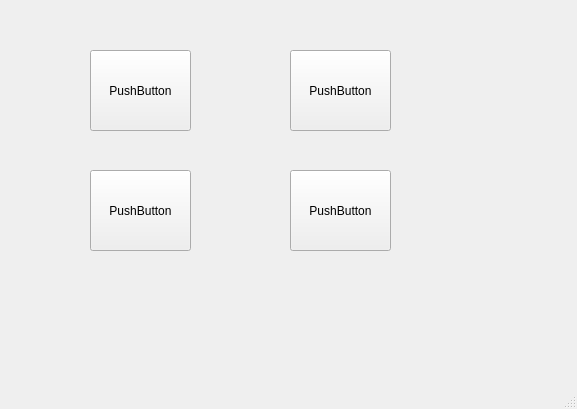
<?xml version="1.0" encoding="UTF-8"?>
<ui version="4.0">
 <class>MainWindow</class>
 <widget class="QMainWindow" name="MainWindow">
  <property name="geometry">
   <rect>
    <x>0</x>
    <y>0</y>
    <width>577</width>
    <height>409</height>
   </rect>
  </property>
  <property name="windowTitle">
   <string>MainWindow</string>
  </property>
  <widget class="QWidget" name="centralwidget">
   <widget class="QPushButton" name="boton_nuevo_pedido">
    <property name="geometry">
     <rect>
      <x>90</x>
      <y>50</y>
      <width>101</width>
      <height>81</height>
     </rect>
    </property>
    <property name="text">
     <string>PushButton</string>
    </property>
   </widget>
   <widget class="QPushButton" name="boton_menu">
    <property name="geometry">
     <rect>
      <x>90</x>
      <y>170</y>
      <width>101</width>
      <height>81</height>
     </rect>
    </property>
    <property name="text">
     <string>PushButton</string>
    </property>
   </widget>
   <widget class="QPushButton" name="boton_estadisticas">
    <property name="geometry">
     <rect>
      <x>290</x>
      <y>50</y>
      <width>101</width>
      <height>81</height>
     </rect>
    </property>
    <property name="text">
     <string>PushButton</string>
    </property>
   </widget>
   <widget class="QPushButton" name="boton_programacion">
    <property name="geometry">
     <rect>
      <x>290</x>
      <y>170</y>
      <width>101</width>
      <height>81</height>
     </rect>
    </property>
    <property name="text">
     <string>PushButton</string>
    </property>
    <property name="icon">
     <iconset theme="dog"/>
    </property>
    <property name="checkable">
     <bool>false</bool>
    </property>
   </widget>
  </widget>
  <widget class="QMenuBar" name="menubar">
   <property name="geometry">
    <rect>
     <x>0</x>
     <y>0</y>
     <width>577</width>
     <height>21</height>
    </rect>
   </property>
  </widget>
  <widget class="QStatusBar" name="statusbar"/>
 </widget>
 <resources/>
 <connections/>
</ui>
